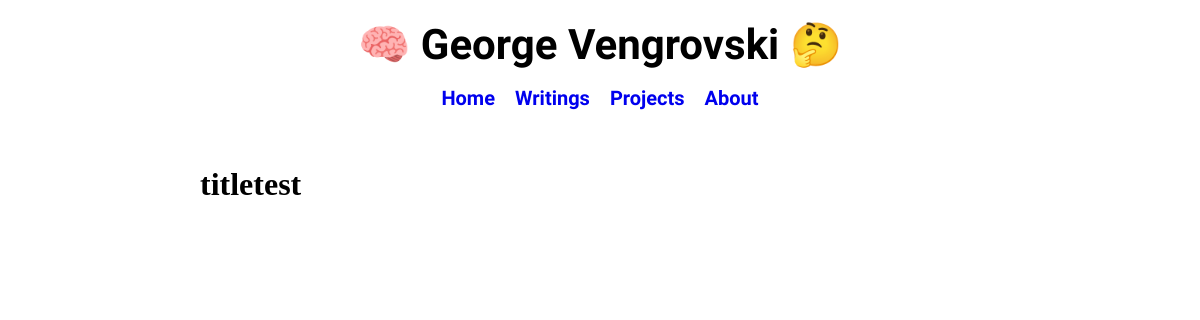
/1, run on an earlier commit of the app's database.
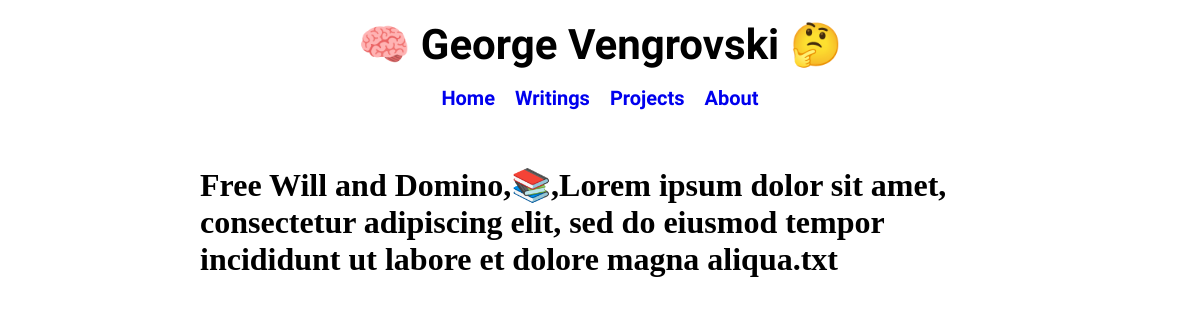
And on a later commit of the database.
### tables this page shows
CREATE TABLE posts (
    id INTEGER PRIMARY KEY AUTOINCREMENT,
    created TEXT,
    title TEXT NOT NULL,
    readtime INTEGER,
    content TEXT NOT NULL,
    previewText TEXT,
    topic TEXT NOT NULL
);

### main.py (the view)
@app.route('/<int:post_id>')
def post(post_id):
    temp = dataBasePostRetrieval(post_id)
    post = (temp[4])
    title = (temp[2])
    return render_template('post.html', post=post, title=title)

### main.py (called while the page is built)
def get_db_connection():
    connection = sqlite3.connect('database.db')
    connection.row_factory = sqlite3.Row
    return connection

def dataBasePostRetrieval(post_id):
    connection = get_db_connection()
    post = connection.execute('SELECT * FROM posts WHERE id = ?', (post_id,)).fetchone()
    connection.close()
    if post is None:
        abort(404)
    return post

### templates/post.html (shortened to what this page needs)
{% extends 'base.html' %} {% block title %} {{ title }} {% endblock %} {% block body %}
<br>
<h1 id="postTitle">
    {{ title | safe}}
</h1>
{% endblock %}

What changed in the data, as far as the page shows it:
changed posts: title "titletest" → "Free Will and Domino,📚,Lorem ipsum dolor sit amet, consectetur adipiscing elit, sed do eiusmod tempor incididunt ut labore et dolore magna aliqua.txt"
